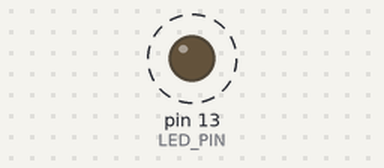
A sketch run on a simulated Arduino Uno, built with avr-gcc and run on an emulated ATmega328P. On the bench: output pins drawn as LEDs (lit = HIGH). Dashed ring = blinking.

Above: at 0.4 s.
Timing chart, 0 to 3.0 s (numbered marks = the images above):
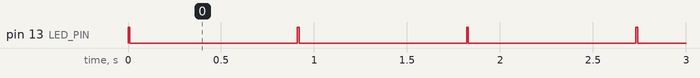

The sketch:

sketch.ino
```cpp
#define LED_PIN 13

void setup()
{
    pinMode(LED_PIN, OUTPUT);
}

void loop()
{
    digitalWrite(LED_PIN, HIGH);
    delay(10);
    digitalWrite(LED_PIN, LOW);
    delay(900);
}
```

Measured:
- by itself, pin 13 (LED_PIN): alternates HIGH for 0.01 s and LOW for 0.90 s
